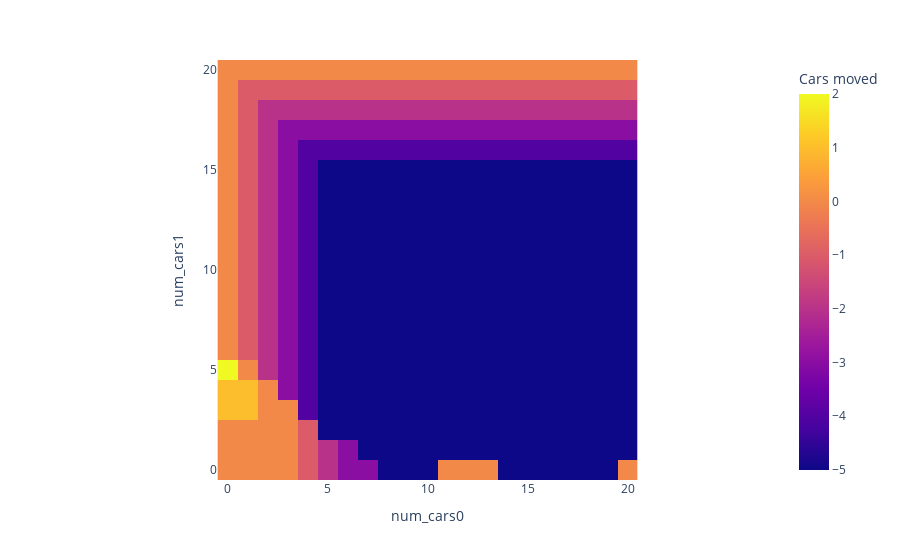

Notebook code for this chart:
### Code cell
px.imshow(
    policy,
    #text_auto=True,
    labels=dict(x="num_cars0", y="num_cars1", color="Cars moved"),
    x=np.arange(0, config.max_cars_location + 1),
    y=np.arange(0, config.max_cars_location + 1),
    origin="lower"
)

### Figure 1 — Plotly figure (JSON) as saved in the notebook; plotly's stock layout.template omitted (floating-point values rounded to 4 significant figures; data arrays with more than 128 entries replaced by an {"elided": "..."} marker saying what was removed)
{"data": [{"coloraxis": "coloraxis", "hovertemplate": "num_cars0: %{x}<br>num_cars1: %{y}<br>Cars moved: %{z}<extra></extra>", "name": "0", "type": "heatmap", "x": [0, 1, 2, 3, 4, 5, 6, 7, 8, 9, 10, 11, 12, 13, 14, 15, 16, 17, 18, 19, 20], "xaxis": "x", "y": [0, 1, 2, 3, 4, 5, 6, 7, 8, 9, 10, 11, 12, 13, 14, 15, 16, 17, 18, 19, 20], "yaxis": "y", "z": {"elided": "21x21 int values"}}], "layout": {"coloraxis": {"colorbar": {"title": {"text": "Cars moved"}}, "colorscale": [[0, "#0d0887"], [0.1111, "#46039f"], [0.2222, "#7201a8"], [0.3333, "#9c179e"], [0.4444, "#bd3786"], [0.5556, "#d8576b"], [0.6667, "#ed7953"], [0.7778, "#fb9f3a"], [0.8889, "#fdca26"], [1, "#f0f921"]]}, "margin": {"t": 60}, "xaxis": {"anchor": "y", "constrain": "domain", "domain": [0, 1], "scaleanchor": "y", "title": {"text": "num_cars0"}}, "yaxis": {"anchor": "x", "autorange": true, "constrain": "domain", "domain": [0, 1], "title": {"text": "num_cars1"}}}}
